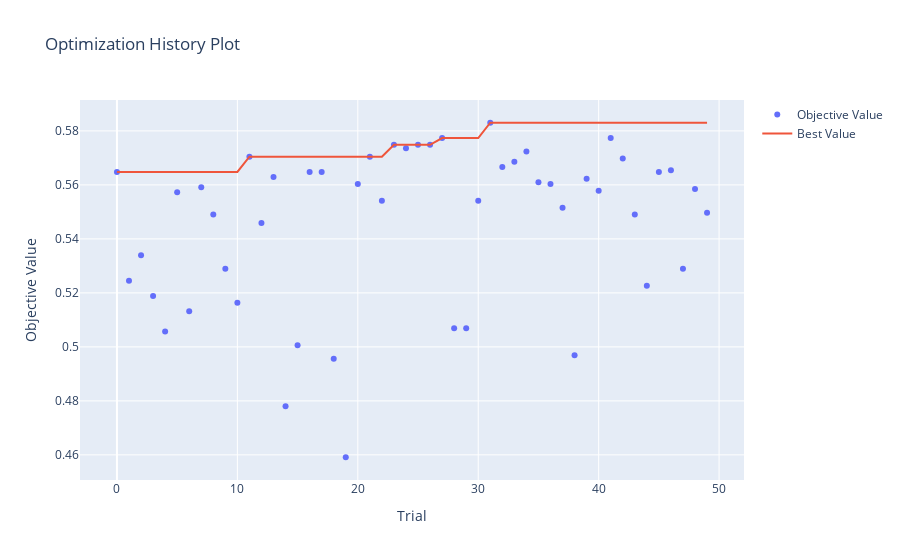
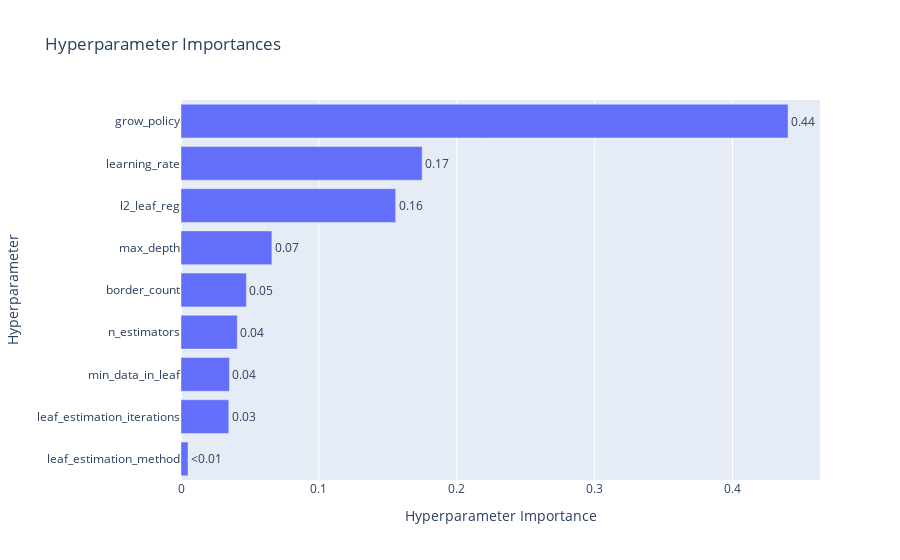

The notebook cell these images were saved under, in order:
### Markdown cell above
#### Third Alghoritm: Catboost

### Code cell
def objective(trial):
    X_train, X_test, y_train, y_test = train_test_split(X, y, test_size=0.2, random_state=1)
    XX = pd.get_dummies(pd.concat([X_train, X_test], sort=False))
    X_train, X_test = XX.loc[X_train.index], XX.loc[X_test.index]

    X_train = clean_feature_names(X_train)
    X_test = clean_feature_names(X_test)

    X_train, X_test = X_train.align(X_test, join='inner', axis=1)

    scale_pos_weight = len(y[y == 0]) / len(y[y == 1])

    params = {
        'n_estimators': trial.suggest_int('n_estimators', 100, 500),
        'learning_rate': trial.suggest_float('learning_rate', 0.01, 0.2, log=True),
        'max_depth': trial.suggest_int('max_depth', 5, 15),
        'l2_leaf_reg': trial.suggest_float('l2_leaf_reg', 1e-3, 10),
        'border_count': trial.suggest_int('border_count', 32, 255),
        'grow_policy': trial.suggest_categorical('grow_policy', ['SymmetricTree', 'Depthwise', 'Lossguide']),
        'min_data_in_leaf': trial.suggest_int('min_data_in_leaf', 1, 50),
        'leaf_estimation_iterations': trial.suggest_int('leaf_estimation_iterations', 1, 10),
        'leaf_estimation_method': trial.suggest_categorical('leaf_estimation_method', ['Newton', 'Gradient']),
        'scale_pos_weight': scale_pos_weight, 
        'verbose': False
    }

    kf = StratifiedKFold(n_splits=10, shuffle=True, random_state=42)
    scores = []

    for train_index, val_index in kf.split(X_train, y_train):
        X_fold_train, X_fold_val = X_train.iloc[train_index], X_train.iloc[val_index]
        y_fold_train, y_fold_val = y_train.iloc[train_index], y_train.iloc[val_index]

        model = cb.CatBoostClassifier(**params)
        model.fit(X_fold_train, y_fold_train)
        probas = model.predict_proba(X_fold_val)[:, 1] 
        top_indices = np.argsort(probas)[-1698:]  
        top_positives = y_fold_val.iloc[top_indices].sum() 
        total_positives = y_fold_val.sum() 
        scores.append(top_positives / total_positives if total_positives > 0 else 0)  

    return np.mean(scores)

sampler = optuna.samplers.TPESampler(seed=42)
study = optuna.create_study(direction='maximize', sampler=sampler)
study.optimize(objective, n_trials=50)

best_params = study.best_params
best_score = study.best_value

print("Best Hyperparameters:", best_params)
print("Best Score for Top 50,000:", best_score)


history_plot = vis.plot_optimization_history(study)
history_plot.show()

importance_plot = vis.plot_param_importances(study)
importance_plot.show()

slice_plot = vis.plot_slice(study)
slice_plot.show()

### Figure 1 — Plotly figure (JSON) as saved in the notebook; plotly's stock layout.template omitted (floating-point values rounded to 4 significant figures)
{"data": [{"mode": "markers", "name": "Objective Value", "type": "scatter", "x": [0, 1, 2, 3, 4, 5, 6, 7, 8, 9, 10, 11, 12, 13, 14, 15, 16, 17, 18, 19, 20, 21, 22, 23, 24, 25, 26, 27, 28, 29, 30, 31, 32, 33, 34, 35, 36, 37, 38, 39, 40, 41, 42, 43, 44, 45, 46, 47, 48, 49], "y": [0.5648, 0.5245, 0.534, 0.5189, 0.5057, 0.5572, 0.5132, 0.5591, 0.5491, 0.5289, 0.5164, 0.5704, 0.5459, 0.5629, 0.478, 0.5006, 0.5648, 0.5648, 0.4956, 0.4591, 0.5604, 0.5704, 0.5541, 0.5748, 0.5736, 0.5748, 0.5748, 0.5774, 0.5069, 0.5069, 0.5541, 0.583, 0.5667, 0.5686, 0.5723, 0.561, 0.5604, 0.5516, 0.4969, 0.5623, 0.5579, 0.5774, 0.5698, 0.5491, 0.5226, 0.5648, 0.5654, 0.5289, 0.5585, 0.5497]}, {"mode": "lines", "name": "Best Value", "type": "scatter", "x": [0, 1, 2, 3, 4, 5, 6, 7, 8, 9, 10, 11, 12, 13, 14, 15, 16, 17, 18, 19, 20, 21, 22, 23, 24, 25, 26, 27, 28, 29, 30, 31, 32, 33, 34, 35, 36, 37, 38, 39, 40, 41, 42, 43, 44, 45, 46, 47, 48, 49], "y": [0.5648, 0.5648, 0.5648, 0.5648, 0.5648, 0.5648, 0.5648, 0.5648, 0.5648, 0.5648, 0.5648, 0.5704, 0.5704, 0.5704, 0.5704, 0.5704, 0.5704, 0.5704, 0.5704, 0.5704, 0.5704, 0.5704, 0.5704, 0.5748, 0.5748, 0.5748, 0.5748, 0.5774, 0.5774, 0.5774, 0.5774, 0.583, 0.583, 0.583, 0.583, 0.583, 0.583, 0.583, 0.583, 0.583, 0.583, 0.583, 0.583, 0.583, 0.583, 0.583, 0.583, 0.583, 0.583, 0.583]}, {"marker": {"color": "#cccccc"}, "mode": "markers", "name": "Infeasible Trial", "showlegend": false, "type": "scatter", "x": [], "y": []}], "layout": {"title": {"text": "Optimization History Plot"}, "xaxis": {"title": {"text": "Trial"}}, "yaxis": {"title": {"text": "Objective Value"}}}}

### Figure 2 — Plotly figure (JSON) as saved in the notebook; plotly's stock layout.template omitted (floating-point values rounded to 4 significant figures)
{"data": [{"cliponaxis": false, "hovertemplate": ["leaf_estimation_method (CategoricalDistribution): 0.00509992637702548<extra></extra>", "leaf_estimation_iterations (IntDistribution): 0.03465343838019378<extra></extra>", "min_data_in_leaf (IntDistribution): 0.03514592468543673<extra></extra>", "n_estimators (IntDistribution): 0.04084022836656258<extra></extra>", "border_count (IntDistribution): 0.04740470505393942<extra></extra>", "max_depth (IntDistribution): 0.06592733360762168<extra></extra>", "l2_leaf_reg (FloatDistribution): 0.1557079389274782<extra></extra>", "learning_rate (FloatDistribution): 0.174909771579652<extra></extra>", "grow_policy (CategoricalDistribution): 0.4403107330220901<extra></extra>"], "name": "Objective Value", "orientation": "h", "text": ["<0.01", "0.03", "0.04", "0.04", "0.05", "0.07", "0.16", "0.17", "0.44"], "textposition": "outside", "type": "bar", "x": [0.0051, 0.03465, 0.03515, 0.04084, 0.0474, 0.06593, 0.1557, 0.1749, 0.4403], "y": ["leaf_estimation_method", "leaf_estimation_iterations", "min_data_in_leaf", "n_estimators", "border_count", "max_depth", "l2_leaf_reg", "learning_rate", "grow_policy"]}], "layout": {"title": {"text": "Hyperparameter Importances"}, "xaxis": {"title": {"text": "Hyperparameter Importance"}}, "yaxis": {"title": {"text": "Hyperparameter"}}}}
